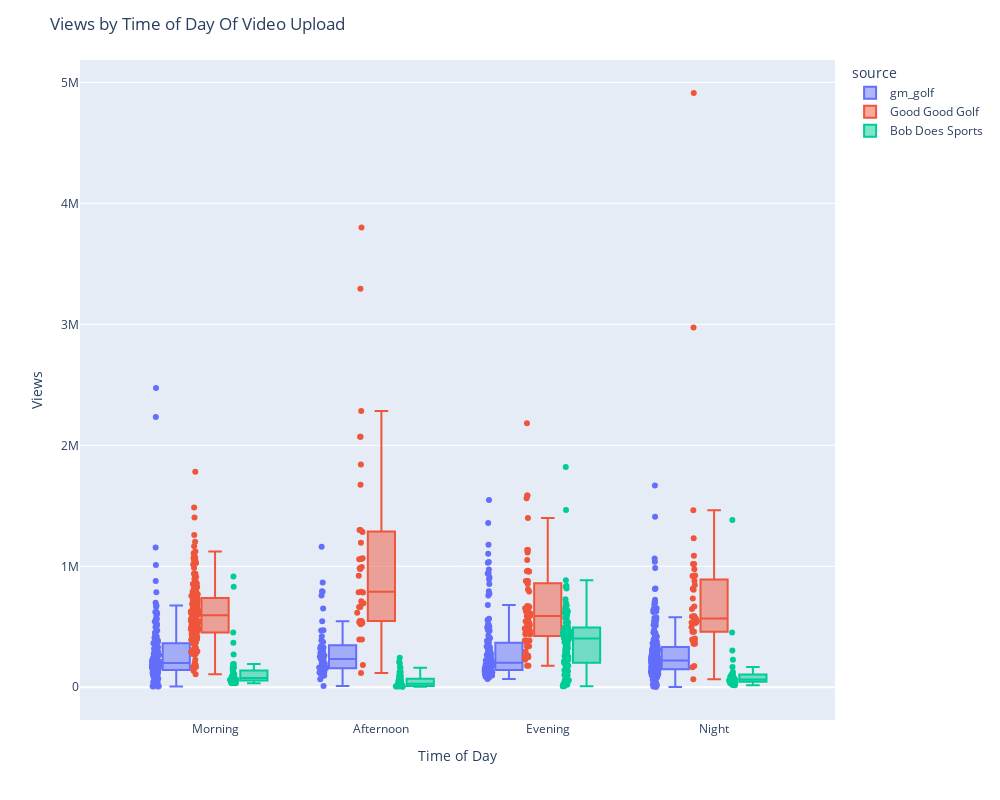

Write notebook code for a chart like this one.
### Code cell
#make a plot to visualize the relationship between duration and views
fig = px.box(df, x='time_of_day', y='views', color='source', points='all', height=800, width=1000)
fig.update_layout(title='Views by Time of Day Of Video Upload', xaxis_title='Time of Day', yaxis_title='Views')
fig.show()
#use function to save the figure
save_figure(fig, 'views_by_time_of_day.png')

### Figure 1 — Plotly figure (JSON) as saved in the notebook; plotly's stock layout.template omitted (floating-point values rounded to 4 significant figures; data arrays with more than 128 entries replaced by an {"elided": "..."} marker saying what was removed)
{"data": [{"alignmentgroup": "True", "boxpoints": "all", "hovertemplate": "source=gm_golf<br>time_of_day=%{x}<br>views=%{y}<extra></extra>", "legendgroup": "gm_golf", "marker": {"color": "#636efa"}, "name": "gm_golf", "notched": false, "offsetgroup": "gm_golf", "orientation": "v", "showlegend": true, "type": "box", "x": {"elided": "502 str values"}, "x0": " ", "xaxis": "x", "y": {"elided": "502 int values"}, "y0": " ", "yaxis": "y"}, {"alignmentgroup": "True", "boxpoints": "all", "hovertemplate": "source=Good Good Golf<br>time_of_day=%{x}<br>views=%{y}<extra></extra>", "legendgroup": "Good Good Golf", "marker": {"color": "#EF553B"}, "name": "Good Good Golf", "notched": false, "offsetgroup": "Good Good Golf", "orientation": "v", "showlegend": true, "type": "box", "x": {"elided": "326 str values"}, "x0": " ", "xaxis": "x", "y": {"elided": "326 int values"}, "y0": " ", "yaxis": "y"}, {"alignmentgroup": "True", "boxpoints": "all", "hovertemplate": "source=Bob Does Sports<br>time_of_day=%{x}<br>views=%{y}<extra></extra>", "legendgroup": "Bob Does Sports", "marker": {"color": "#00cc96"}, "name": "Bob Does Sports", "notched": false, "offsetgroup": "Bob Does Sports", "orientation": "v", "showlegend": true, "type": "box", "x": {"elided": "214 str values"}, "x0": " ", "xaxis": "x", "y": {"elided": "214 int values"}, "y0": " ", "yaxis": "y"}], "layout": {"boxmode": "group", "height": 800, "legend": {"title": {"text": "source"}, "tracegroupgap": 0}, "margin": {"t": 60}, "title": {"text": "Views by Time of Day Of Video Upload"}, "width": 1000, "xaxis": {"anchor": "y", "domain": [0, 1], "title": {"text": "Time of Day"}}, "yaxis": {"anchor": "x", "domain": [0, 1], "title": {"text": "Views"}}}}
